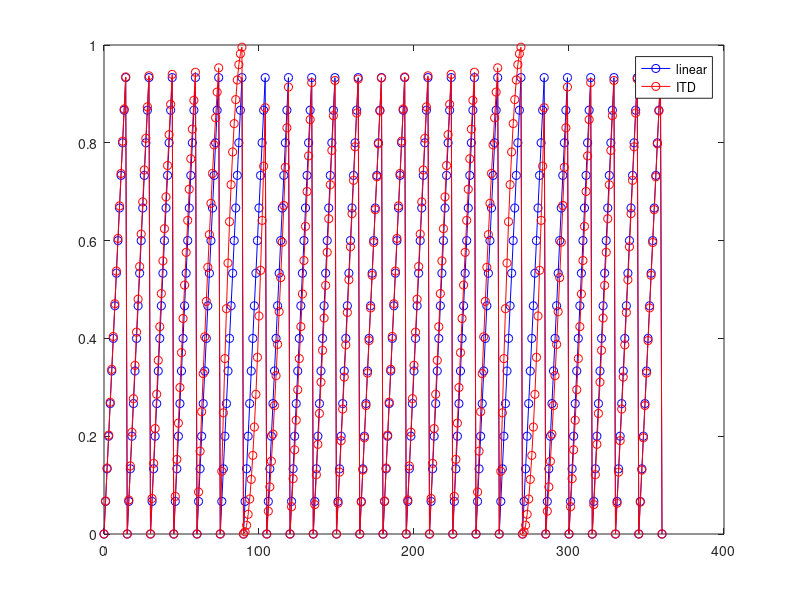

The MATLAB source for this figure:
c = 340;
d = 0.215;
k = 15;
doa = 0:k:360;

phi = 0:360;
lin_weight = zeros(size(0:360));
itd_weight = zeros(size(lin_weight));

for n = 1:length(phi)
    prev = floor(phi(n) / k) * k;
    next = ceil((phi(n) + 1) / k) * k;
    
    prev_itd = sin(deg2rad(prev)) * d / c;
    next_itd = sin(deg2rad(next)) * d / c;
    this_itd = sin(deg2rad(phi(n))) * d / c;
    
    lin_weight(n) = (phi(n) - prev) / (next - prev);
    itd_weight(n) = (this_itd - prev_itd) / (next_itd - prev_itd);
end

plot(phi, lin_weight, 'bo-', phi, itd_weight, 'ro-');
legend('linear', 'ITD');
